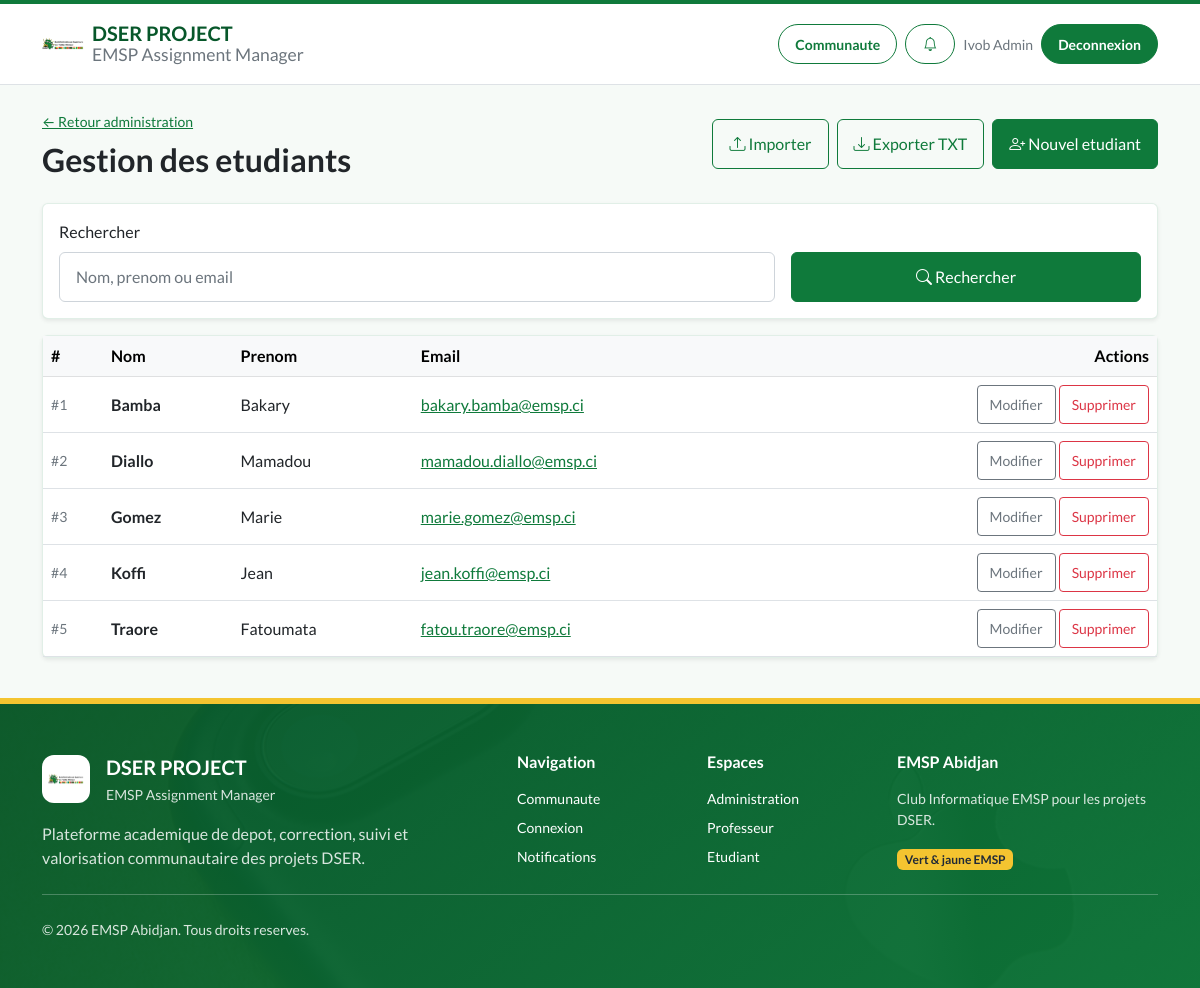
The page /student-hub-php/public/admin/students (signed in) on the database its author committed.
### tables this page shows
CREATE TABLE IF NOT EXISTS `utilisateurs` (
  `id_user` INT AUTO_INCREMENT PRIMARY KEY,
  `nom` VARCHAR(50) NOT NULL,
  `prenom` VARCHAR(50) NOT NULL,
  `email` VARCHAR(100) UNIQUE NOT NULL,
  `mot_de_passe` VARCHAR(255) NOT NULL,
  `role` ENUM('etudiant', 'prof', 'admin') NOT NULL,
  `first_login` TINYINT(1) DEFAULT 1
);

### student-hub-php/app/Controllers/AdminController.php (called while the page is built, shortened)
<?php
final class AdminController extends Controller
{
    public function listStudents(): void
    {
        $search = trim((string) ($_GET['search'] ?? ''));
        $page = isset($_GET['page']) ? max(1, (int) $_GET['page']) : 1;
        $perPage = 25;
        $students = User::findAllByRole('etudiant', $search !== '' ? $search : null, $page, $perPage);
        $total = User::countByRole('etudiant', $search !== '' ? $search : null);
        $totalPages = (int) ceil($total / $perPage);
        $page = min(max(1, $page), max(1, $totalPages));
        $this->render('admin/students_list', [
            'user' => Session::get('user'),
            'students' => $students,
            'exercises' => \App\Models\Exercise::getAll(null, 1, 1000),
            'csrf_token' => Csrf::generateToken(),
            'success' => Session::getFlash('success'),
            'error' => Session::getFlash('error'),
            'search' => $search,
            'page' => $page,
            'total_pages' => $totalPages,
            'total' => $total,
            'per_page' => $perPage
        ], 'Gestion des etudiants');
    }
}

### student-hub-php/public/index.php (called while the page is built, shortened)
<?php
if (file_exists(dirname(__DIR__) . '/config/config.php')) {
    $baseDir = dirname(__DIR__);
} else {
    $baseDir = __DIR__;
}
$requestMethod = $_SERVER['REQUEST_METHOD'];
$requestUri = parse_url($_SERVER['REQUEST_URI'], PHP_URL_PATH) ?: '/';
$scriptName = parse_url($_SERVER['SCRIPT_NAME'] ?? '', PHP_URL_PATH) ?: '/index.php';
$scriptBase = rtrim(dirname($scriptName), '/');
$baseLen = strlen($scriptBase);
if ($baseLen > 0 && strncmp($requestUri, $scriptBase, $baseLen) === 0) {
    $afterBase = substr($requestUri, $baseLen);
    $requestUri = ($afterBase === '' || $afterBase === false) ? '/' : $afterBase;
}
function url(string $path): string {
    static $base = null;
    if ($base === null) {
        $scriptName = parse_url($_SERVER['SCRIPT_NAME'] ?? '', PHP_URL_PATH) ?: '/index.php';
        $base = rtrim(dirname($scriptName), '/');
        $requestUri = parse_url($_SERVER['REQUEST_URI'] ?? '', PHP_URL_PATH) ?: '/';
    }
    return $base . '/' . ltrim($path, '/');
}
try {
    $router = new Router();
    $router->dispatch($requestMethod, $requestUri);
} catch (\Throwable $e) {
    $logDir = $baseDir . '/storage/logs';
    if (!is_dir($logDir)) {
        mkdir($logDir, 0777, true);
    }
    error_log('[' . date('Y-m-d H:i:s') . '] ERROR: ' . $e->getMessage() . "\n" . $e->getTraceAsString(), 3, $logDir . '/error.log');
    http_response_code(500);
    ?>
    <!DOCTYPE html>
    <html lang="fr">
    <head>
        <meta charset="UTF-8">
        <title>Erreur Serveur</title>
        <style>
            body { font-family: 'Segoe UI', Tahoma, Geneva, Verdana, sans-serif; background: #f8fafc; color: #1e293b; padding: 40px; text-align: center; }
            .container { max-width: 600px; margin: 0 auto; background: white; padding: 40px; border-radius: 12px; box-shadow: 0 4px 6px -1px rgb(0 0 0 / 0.1); border: 1px solid #e2e8f0; }
            h1 { color: #dc2626; font-size: 24px; margin-bottom: 16px; }
            p { color: #64748b; line-height: 1.6; margin-bottom: 24px; }
            a { display: inline-block; background: #2563eb; color: white; padding: 10px 20px; border-radius: 6px; text-decoration: none; font-weight: 500; }
            a:hover { background: #1d4ed8; }
        </style>
    </head>
    <body>
        <div class="container">
            <h1>Une erreur technique est survenue</h1>
            <p>Désolé, l'application a rencontré un problème inattendu. L'administrateur a été notifié.</p>
            <p style="font-size: 13px; font-family: monospace; background: #f1f5f9; padding: 10px; border-radius: 6px; text-align: left; overflow: auto;">
                <strong>Message :</strong> Une erreur technique est survenue. L'administrateur a été notifié.
            </p>
            <a href="<?php echo htmlspecialchars(url(''), ENT_QUOTES, 'UTF-8'); ?>">Retour à l'accueil</a>
        </div>
    </body>
    </html>
    <?php
}

### student-hub-php/app/Models/User.php (called while the page is built, shortened)
<?php
final class User
{
    public static function findAllByRole(string $role, ?string $search = null, ?int $page = null, ?int $perPage = 25): array
    {
        $db = Database::pdo();
        $params = [];
        $sql = 'SELECT id_user, nom, prenom, email FROM utilisateurs WHERE role = ?';
        $params[] = $role;
        $sql .= ' ORDER BY nom ASC';
        if ($page !== null && $perPage > 0) {
            $offset = ($page - 1) * $perPage;
            $sql .= ' LIMIT ' . (int) $perPage . ' OFFSET ' . (int) $offset;
        }
        $stmt = $db->prepare($sql);
        $stmt->execute($params);
        return $stmt->fetchAll();
    }
    public static function countByRole(string $role, ?string $search = null): int
    {
        $db = Database::pdo();
        $sql = 'SELECT COUNT(*) FROM utilisateurs WHERE role = ?';
        $params = [$role];
        $stmt = $db->prepare($sql);
        $stmt->execute($params);
        return (int) $stmt->fetchColumn();
    }
}

### student-hub-php/app/Views/admin/students_list.php (the view, shortened to what this page needs)
<div class="d-flex justify-content-between align-items-center mb-4">
    <div>
        <a href="<?php echo htmlspecialchars(url('admin/dashboard'), ENT_QUOTES, 'UTF-8'); ?>" class="small">&larr; Retour administration</a>
        <h1 class="h2 mt-2 mb-0">Gestion des etudiants</h1>
    </div>
    <div class="d-flex gap-2">
        <a href="<?php echo htmlspecialchars(url('admin/students/import'), ENT_QUOTES, 'UTF-8'); ?>" class="btn btn-outline-primary"><i class="bi bi-upload"></i> Importer</a>
        <a href="<?php echo htmlspecialchars(url('admin/students/export'), ENT_QUOTES, 'UTF-8'); ?>" class="btn btn-outline-success"><i class="bi bi-download"></i> Exporter TXT</a>
        <a href="<?php echo htmlspecialchars(url('admin/students/create'), ENT_QUOTES, 'UTF-8'); ?>" class="btn btn-primary"><i class="bi bi-person-plus"></i> Nouvel etudiant</a>
    </div>
</div>
<form class="card shadow-sm mb-3" method="GET" action="<?php echo htmlspecialchars(url('admin/students'), ENT_QUOTES, 'UTF-8'); ?>">
    <div class="card-body">
        <div class="row g-3 align-items-end">
            <div class="col-md-8">
                <label class="form-label" for="adminStudentSearch">Rechercher</label>
                <input class="form-control" id="adminStudentSearch" name="search" value="<?php echo htmlspecialchars($search ?? '', ENT_QUOTES, 'UTF-8'); ?>" placeholder="Nom, prenom ou email">
            </div>
            <div class="col-md-4">
                <button class="btn btn-primary w-100" type="submit" aria-label="Rechercher">
                    <i class="bi bi-search" aria-hidden="true"></i>
                    <span class="d-none d-sm-inline">Rechercher</span>
                </button>
            </div>
        </div>
    </div>
</form>
<?php
$currentPage = (int) ($page ?? 1);
$perPage = (int) ($per_page ?? 25);
?>
<div class="card shadow-sm mb-3">
    <div class="table-responsive">
        <table class="table table-hover align-middle mb-0">
            <thead class="table-light">
                <tr>
                    <th style="width: 60px;">#</th>
                    <th>Nom</th>
                    <th>Prenom</th>
                    <th>Email</th>
                    <th class="text-end">Actions</th>
                </tr>
            </thead>
            <tbody>
            <?php foreach ($students as $index => $stu): ?>
                <tr>
                    <td class="text-muted small">#<?php echo ($currentPage - 1) * $perPage + $index + 1; ?></td>
                    <td><strong><?php echo htmlspecialchars($stu['nom'], ENT_QUOTES, 'UTF-8'); ?></strong></td>
                    <td><?php echo htmlspecialchars($stu['prenom'], ENT_QUOTES, 'UTF-8'); ?></td>
                    <td><a href="mailto:<?php echo htmlspecialchars($stu['email'], ENT_QUOTES, 'UTF-8'); ?>"><?php echo htmlspecialchars($stu['email'], ENT_QUOTES, 'UTF-8'); ?></a></td>
                    <td class="text-end">
                        <a href="<?php echo htmlspecialchars(url('admin/students/edit?id=' . $stu['id_user']), ENT_QUOTES, 'UTF-8'); ?>" class="btn btn-sm btn-outline-secondary">Modifier</a>
                        <form action="<?php echo htmlspecialchars(url('admin/students/delete'), ENT_QUOTES, 'UTF-8'); ?>" method="POST" class="d-inline" id="deleteStudentForm<?php echo (int) $stu['id_user']; ?>">
                            <button type="button" class="btn btn-sm btn-outline-danger" data-form-id="deleteStudentForm<?php echo (int) $stu['id_user']; ?>" data-confirm-message="Supprimer cet etudiant ? Cette action est irreversible.">Supprimer</button>
                        </form>
                    </td>
                </tr>
            <?php endforeach; ?>
            </tbody>
        </table>
    </div>
</div>

### rows shown on the page
utilisateurs: index "1", nom "Bamba", prenom "Bakary", email "bakary.bamba@emsp.ci"
utilisateurs: index "2", nom "Diallo", prenom "Mamadou", email "mamadou.diallo@emsp.ci"
utilisateurs: index "3", nom "Gomez", prenom "Marie", email "marie.gomez@emsp.ci"
utilisateurs: index "4", nom "Koffi", prenom "Jean", email "jean.koffi@emsp.ci"
utilisateurs: index "5", nom "Traore", prenom "Fatoumata", email "fatou.traore@emsp.ci"

### other values the page prints
$currentUser['prenom'] . ' ' . $currentUser['nom'] "Ivob Admin"
